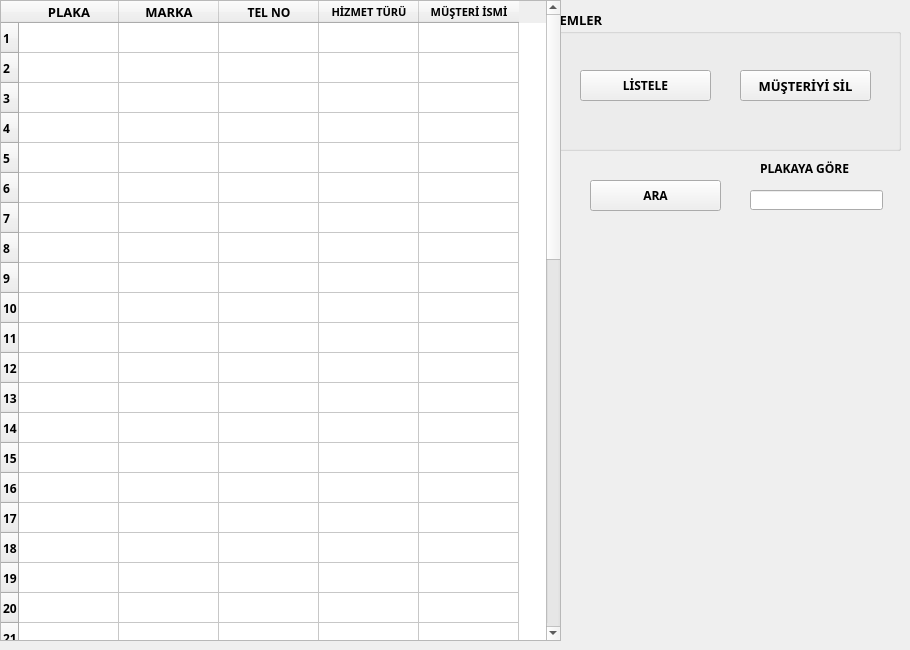
    <widget class="QWidget" name="tab_2">
     <attribute name="title">
      <string>Tab 2</string>
     </attribute>
     <widget class="QGroupBox" name="groupBox">
      <property name="geometry">
       <rect>
        <x>540</x>
        <y>10</y>
        <width>361</width>
        <height>141</height>
       </rect>
      </property>
      <property name="font">
       <font>
        <family>Arial Black</family>
        <pointsize>10</pointsize>
        <weight>75</weight>
        <bold>true</bold>
       </font>
      </property>
      <property name="title">
       <string>İŞLEMLER</string>
      </property>
      <widget class="QPushButton" name="button_sil">
       <property name="geometry">
        <rect>
         <x>200</x>
         <y>60</y>
         <width>131</width>
         <height>31</height>
        </rect>
       </property>
       <property name="font">
        <font>
         <family>Arial Black</family>
         <weight>75</weight>
         <bold>true</bold>
        </font>
       </property>
       <property name="text">
        <string>MÜŞTERİYİ SİL</string>
       </property>
      </widget>
      <widget class="QPushButton" name="pushButton_5">
       <property name="geometry">
        <rect>
         <x>40</x>
         <y>60</y>
         <width>131</width>
         <height>31</height>
        </rect>
       </property>
       <property name="font">
        <font>
         <family>Arial Black</family>
         <pointsize>9</pointsize>
         <weight>75</weight>
         <bold>true</bold>
        </font>
       </property>
       <property name="text">
        <string>LİSTELE</string>
       </property>
      </widget>
     </widget>
     <widget class="QTableWidget" name="tableListe">
      <property name="geometry">
       <rect>
        <x>0</x>
        <y>0</y>
        <width>561</width>
        <height>641</height>
       </rect>
      </property>
      <property name="minimumSize">
       <size>
        <width>561</width>
        <height>0</height>
       </size>
      </property>
      <property name="maximumSize">
       <size>
        <width>561</width>
        <height>16777215</height>
       </size>
      </property>
      <property name="font">
       <font>
        <family>Arial Black</family>
        <weight>75</weight>
        <bold>true</bold>
       </font>
      </property>
      <property name="rowCount">
       <number>50</number>
      </property>
      <property name="columnCount">
       <number>5</number>
      </property>
      <row/>
      <row/>
      <row/>
      <row/>
      <row/>
      <row/>
      <row/>
      <row/>
      <row/>
      <row/>
      <row/>
      <row/>
      <row/>
      <row/>
      <row/>
      <row/>
      <row/>
      <row/>
      <row/>
      <row/>
      <row/>
      <row/>
      <row/>
      <row/>
      <row/>
      <row/>
      <row/>
      <row/>
      <row/>
      <row/>
      <row/>
      <row/>
      <row/>
      <row/>
      <row/>
      <row/>
      <row/>
      <row/>
      <row/>
      <row/>
      <row/>
      <row/>
      <row/>
      <row/>
      <row/>
      <row/>
      <row/>
      <row/>
      <row/>
      <row/>
      <column>
       <property name="text">
        <string>PLAKA</string>
       </property>
       <property name="font">
        <font>
         <family>Arial Black</family>
         <pointsize>10</pointsize>
         <weight>75</weight>
         <bold>true</bold>
        </font>
       </property>
      </column>
      <column>
       <property name="text">
        <string>MARKA</string>
       </property>
       <property name="font">
        <font>
         <family>Arial Black</family>
         <pointsize>10</pointsize>
         <weight>75</weight>
         <bold>true</bold>
        </font>
       </property>
      </column>
      <column>
       <property name="text">
        <string>TEL NO</string>
       </property>
       <property name="font">
        <font>
         <family>Arial Black</family>
         <pointsize>9</pointsize>
         <weight>75</weight>
         <bold>true</bold>
        </font>
       </property>
      </column>
      <column>
       <property name="text">
        <string>HİZMET TÜRÜ</string>
       </property>
       <property name="font">
        <font>
         <family>Arial Black</family>
         <pointsize>8</pointsize>
         <weight>75</weight>
         <bold>true</bold>
        </font>
       </property>
      </column>
      <column>
       <property name="text">
        <string>MÜŞTERİ İSMİ</string>
       </property>
       <property name="font">
        <font>
         <family>Arial Black</family>
         <pointsize>8</pointsize>
         <weight>75</weight>
         <bold>true</bold>
        </font>
       </property>
      </column>
     </widget>
     <widget class="QPushButton" name="pushButton_6">
      <property name="geometry">
       <rect>
        <x>590</x>
        <y>180</y>
        <width>131</width>
        <height>31</height>
       </rect>
      </property>
      <property name="font">
       <font>
        <family>Arial Black</family>
        <pointsize>9</pointsize>
        <weight>75</weight>
        <bold>true</bold>
       </font>
      </property>
      <property name="text">
       <string>ARA</string>
      </property>
     </widget>
     <widget class="QLineEdit" name="linePlaka_2">
      <property name="geometry">
       <rect>
        <x>750</x>
        <y>190</y>
        <width>133</width>
        <height>20</height>
       </rect>
      </property>
      <property name="inputMask">
       <string>00 AAA 0000</string>
      </property>
      <property name="placeholderText">
       <string> BOŞLUKLU YAZINIZ...</string>
      </property>
     </widget>
     <widget class="QLabel" name="lbl_name_2">
      <property name="geometry">
       <rect>
        <x>760</x>
        <y>160</y>
        <width>111</width>
        <height>16</height>
       </rect>
      </property>
      <property name="font">
       <font>
        <family>Arial Black</family>
        <pointsize>9</pointsize>
        <weight>75</weight>
        <bold>true</bold>
       </font>
      </property>
      <property name="text">
       <string>PLAKAYA GÖRE</string>
      </property>
     </widget>
    </widget>
